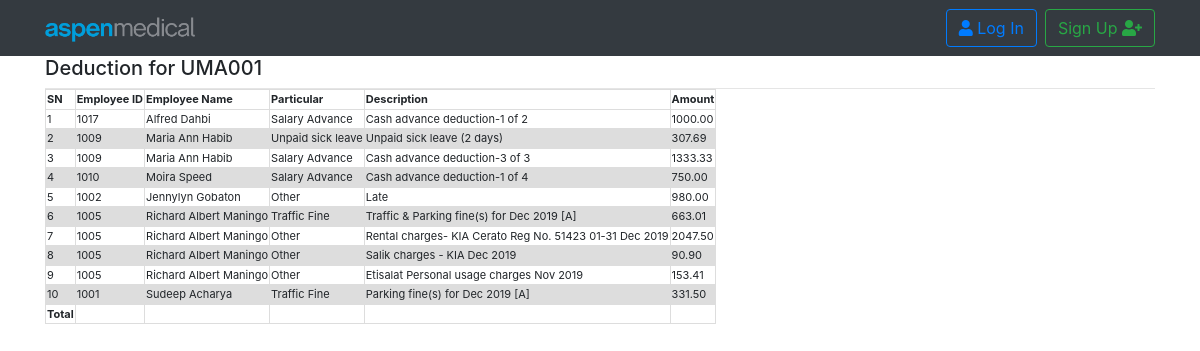
The app's page /payroll/salary_deductions/65/ with its own data.
### payroll/models.py (models this page shows, shortened)
class ProcessSalary(models.Model):
    payroll_id      = models.CharField(max_length=90, blank=True,null=True)
    salary_month    = models.DateField(default =datetime.datetime.now)
    employee        = models.ManyToManyField(Payslip, related_name='employee_name')
    start_date      = models.DateField()
    finish_date     = models.DateField()
    SALARY_TYPES    = (('Normal', 'Normal'),
                      ('Adjustment', 'Adjustment'),)
    salary_type     = models.CharField(max_length=60, default=SALARY_TYPES[0][0], choices=SALARY_TYPES, blank=True,null=True)
    SALARY_STATUS   = (('Processing', 'Processing'),
                      ('Processed', 'Processed'),
                      ('Paid', 'Paid'),)
    status          = models.CharField(max_length=60, default=SALARY_STATUS[0][0], choices=SALARY_STATUS, blank=True,null=True)
    employee_count  = models.IntegerField(null=True, blank=True,default=0)
    gross_pay       = models.DecimalField(max_digits=12, decimal_places=2, blank=True,null=True)
    actual_gross_pay= models.DecimalField(max_digits=12, decimal_places=2, blank=True,null=True)
    Additional_pay  = models.DecimalField(max_digits=12, decimal_places=2, blank=True,null=True)
    deduction       = models.DecimalField(max_digits=12, decimal_places=2, blank=True,null=True)
    total           = models.DecimalField(max_digits=12, decimal_places=2, blank=True,null=True)

class Deductions(models.Model):
    DEDUCTION_CHOICES     =   (('Housing Loan', 'Housing Loan'),
                              ('Salary Advance', 'Salary Advance'),
                              ('Traffic Fine', 'Traffic Fine'),
                              ('Loan', 'Loan'),
                              ('Other', 'Other'),)
    report                =   models.ForeignKey(Report, on_delete=models.CASCADE)
    deduction             =   models.CharField(max_length=60, choices=DEDUCTION_CHOICES, blank=True,null=True)
    deduction_label       =   models.CharField(max_length=90, blank=True,null=True)
    amount                =   models.DecimalField(max_digits=12, decimal_places=2, blank=True,null=True)
    OCCURS_CHOICE         =  (('Once', 'Once'),
                             ('Monthly', 'Monthly'),)
    occur                 =   models.CharField(max_length=60, choices=OCCURS_CHOICE, blank=True,null=True)
    start_date            =   models.DateField(null=True, blank=True)
    end_date              =   models.DateField(null=True, blank=True)

class Report(models.Model):
    employee_id         = models.CharField(max_length=60)
    first_name          = models.CharField(max_length=60, blank=True,null=True)
    last_name           = models.CharField(max_length=60, blank=True,null=True)
    department          = models.CharField(max_length=60, blank=True,null=True)
    designation         = models.CharField(max_length=40, null=True, blank=True)
    work_permit_choice  = (('Uniteam', 'Uniteam'),('Aspen', 'Aspen'),('Uniteam(Br2)', 'Uniteam(Br2)'),)
    work_permit         = models.CharField(max_length=60, choices=work_permit_choice)
    cost_center         = models.ForeignKey(CostCenter, related_name='department_name', on_delete=models.CASCADE,null=True,blank=True)
    payroll_id          = models.CharField(max_length=90, blank=True,null=True)
    payroll_month       = models.DateField(null=True, blank=True)
    start_date          = models.DateField(null=True, blank=True)
    finish_date         = models.DateField(null=True, blank=True)
    mode_of_payment     = models.CharField(max_length=90, blank=True,null=True)
    basic_salary        = models.DecimalField(max_digits=10, decimal_places=2, blank=True,null=True)
    housing_allowance   = models.DecimalField(max_digits=10, decimal_places=2, blank=True,null=True)
    transportation_allowance = models.DecimalField(max_digits=10, decimal_places=2, blank=True,null=True)
    other               = models.DecimalField(max_digits=12, decimal_places=2, blank=True,null=True)
    lowp_deduction      = models.DecimalField(max_digits=12, decimal_places=2, blank=True,null=True)
    @property
    def full_name(self):
        return str(self.first_name) +" "+ str(self.last_name)

### payroll/views.py (the view)
def SalaryDeductions(request,pk):
    data = models.ProcessSalary.objects.get(pk=pk)
    emp_rep = models.Report.objects.filter(payroll_id=data.payroll_id)
    pay_id = data.payroll_id
    empData = []
    for emp in emp_rep:
        ded = models.Deductions.objects.filter(report=emp)
        if ded:
            for dedPay in ded:
                data = [emp.employee_id,emp.full_name,dedPay]
                empData.append(data)
    if 'pdf' in request.GET:
        return render_to_pdf_response(
            request,
            'payroll/salary_deductions_pdf.html',
            {'empData':empData},
            download_filename='Deductions.pdf',
            content_type='application/pdf',
        )
    else:
        return render(request, 'payroll/salary_deductions.html', {'empData':empData, 'pay_id':pay_id})

### payroll/templates/payroll/salary_deductions.html (shortened to what this page needs)
{% extends "base.html" %}
{% block content %}
{% load humanize %}
  <div class="">
    <h5>Deduction for {{pay_id}}</h5>
  <hr>
    <table class="new_table">
      <thead>
        <tr>
          <th scope="col">SN</th>
          <th scope="col">Employee ID</th>
          <th scope="col">Employee Name</th>
          <th scope="col">Particular</th>
          <th scope="col">Description</th>
          <th scope="col">Amount</th>
        </tr>
      </thead>
      <tbody>
        {% for i in empData %}
        <tr>
          <td scope="row">{{ forloop.counter }}</td>
          <td> {{i.0}} </td>
          <td> {{i.1}} </td>
          <td> {{i.2.deduction}} </td>
          <td> {{i.2.deduction_label}}</td>
          <td> {{i.2.amount}} </td>
        </tr>
        {% endfor %}
      </tbody>
      <tr>
        <th scope="col">Total</th>
        <th scope="col"></th>
        <th scope="col"></th>
        <th scope="col"></th>
        <th scope="col"></th>
        <th scope="col"></th>
      </tr>
    </table>
  </div>
  {% endblock %}

### static/css/mystylesheet.css (style rules this page uses)
.new_table td, .new_table th { border: 1px solid #dddddd; text-align: left; font-size: 11px; }
.new_table tr:nth-child(even) { background-color: #dddddd; }
hr { margin: 0px; }

### records on screen
ProcessSalary: payroll "UMA001"
Deductions: employee_id "1017", i "Alfred Dahbi", deduction "Salary Advance", deduction_label "Cash advance deduction-1 of 2", amount "1000.00"
Deductions: employee_id "1009", i "Maria Ann Habib", deduction "Unpaid sick leave", deduction_label "Unpaid sick leave (2 days)", amount "307.69"
Deductions: employee_id "1009", i "Maria Ann Habib", deduction "Salary Advance", deduction_label "Cash advance deduction-3 of 3", amount "1333.33"
Deductions: employee_id "1010", i "Moira Speed", deduction "Salary Advance", deduction_label "Cash advance deduction-1 of 4", amount "750.00"
Deductions: employee_id "1002", i "Jennylyn Gobaton", deduction "Other", deduction_label "Late", amount "980.00"
Deductions: employee_id "1005", i "Richard Albert Maningo", deduction "Traffic Fine", deduction_label "Traffic & Parking fine(s) for Dec 2019 [A]", amount "663.01"
Deductions: employee_id "1005", i "Richard Albert Maningo", deduction "Other", deduction_label "Rental charges- KIA Cerato Reg No. 51423 01-31 Dec 2019", amount "2047.50"
Deductions: employee_id "1005", i "Richard Albert Maningo", deduction "Other", deduction_label "Salik charges - KIA Dec 2019", amount "90.90"
Deductions: employee_id "1005", i "Richard Albert Maningo", deduction "Other", deduction_label "Etisalat Personal usage charges Nov 2019", amount "153.41"
Deductions: employee_id "1001", i "Sudeep Acharya", deduction "Traffic Fine", deduction_label "Parking fine(s) for Dec 2019 [A]", amount "331.50"
